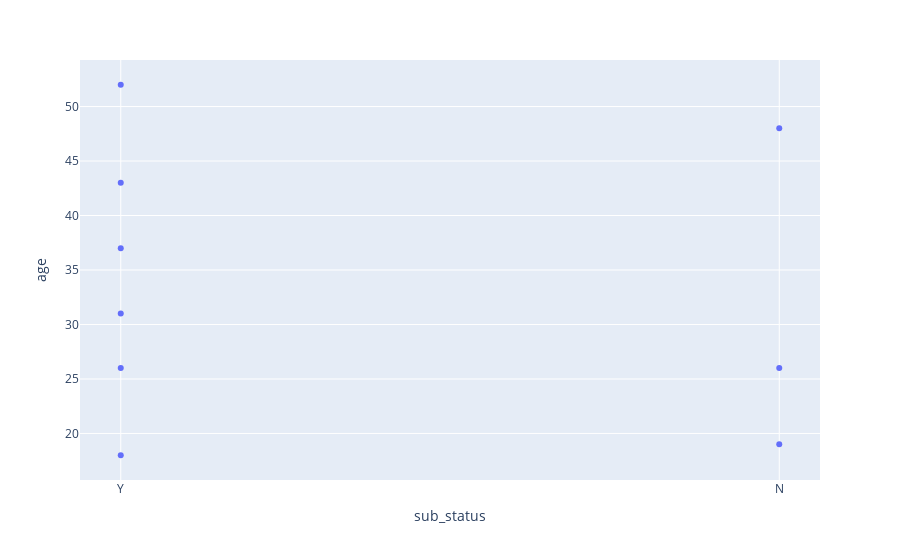

Here is the notebook cell this chart was saved with:
### Markdown cell above
#### Age Group Distribution

### Code cell
#sns.scatterplot(x = "sub_status", y = "age", data = Client_Tracking_Mock_df)

Client_Tracking_Mock_df['age'] = Client_Tracking_Mock_df["age"].astype("float")

import plotly.express as px

fig = px.scatter(
    Client_Tracking_Mock_df,
    y="age",
    x="sub_status",
    hover_data=["sub_type", "address", "ethnicity", "genre", "content_type"]
)
fig.show()

### Figure 1 — Plotly figure (JSON) as saved in the notebook; plotly's stock layout.template omitted (floating-point values rounded to 4 significant figures)
{"data": [{"customdata": [["monthly", "20000 Red St", "Caucasion", "hip/hop", "album"], ["monthly", "62122 Blue St", "SE Asian", "rock", "single"], ["NA", "1111 Purple Pl", "SE Asian", "hip/hop", "album"], ["lump sum", "6289 Pink Rd", "Black/African", "folk", "demo"], ["monthly", "92774 Yellow St", "Caucasion", "pop", "demo"], ["NA", "832974 Hazel Ct", "Caucasion", "hip/hop", "single"], ["NA", "82470 Green Rd", "S Asian", "folk", "demo"], ["monthly", "08012 Brown Ave", "Hispanic", "singer/songwriter", "single"], ["lump sum", "87678 Grey St", "Caucasion", "talk radio", "podcast"]], "hovertemplate": "sub_status=%{x}<br>age=%{y}<br>sub_type=%{customdata[0]}<br>address=%{customdata[1]}<br>ethnicity=%{customdata[2]}<br>genre=%{customdata[3]}<br>content_type=%{customdata[4]}<extra></extra>", "legendgroup": "", "marker": {"color": "#636efa", "symbol": "circle"}, "mode": "markers", "name": "", "orientation": "v", "showlegend": false, "type": "scatter", "x": ["Y", "Y", "N", "Y", "Y", "N", "N", "Y", "Y"], "xaxis": "x", "y": [18.0, 43.0, 26.0, 26.0, 31.0, 19.0, 48.0, 37.0, 52.0], "yaxis": "y"}], "layout": {"legend": {"tracegroupgap": 0}, "margin": {"t": 60}, "xaxis": {"anchor": "y", "domain": [0, 1], "title": {"text": "sub_status"}}, "yaxis": {"anchor": "x", "domain": [0, 1], "title": {"text": "age"}}}}
